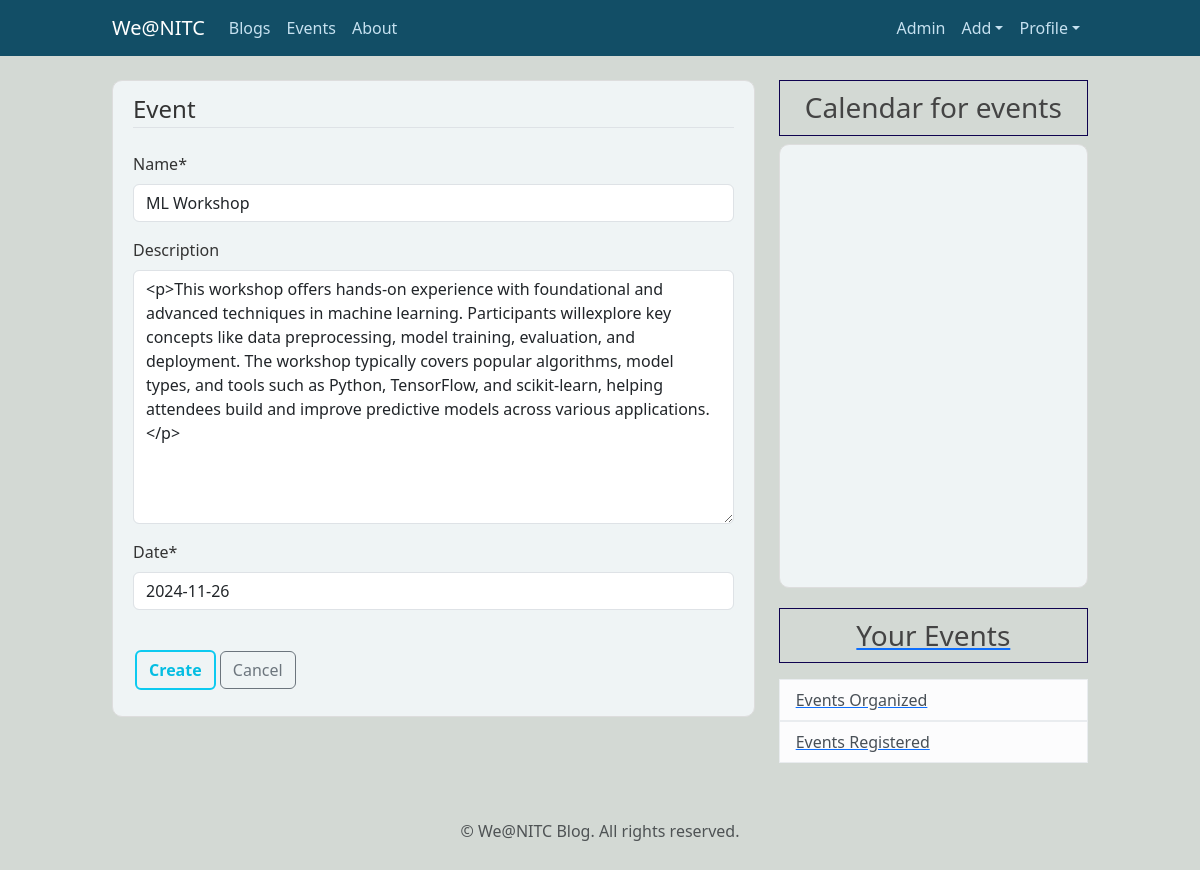
/events/event/3/update (signed in), run on the app's committed database.
### events/models.py (models this page shows, shortened)
class Event(models.Model):
    name = models.CharField(max_length=255)
    description = CKEditor5Field(null = True,blank=True, config_name='extends')
    date = models.DateField()
    organizer = models.ForeignKey(User, on_delete=models.CASCADE, related_name="organized_events")

### events/views.py (the view, shortened to what this page needs)
# urls.py: path('event/<int:pk>/update',views.EventUpdateView.as_view(),name='event-update'),
class EventUpdateView(LoginRequiredMixin,UserPassesTestMixin, UpdateView):
    model = Event
    fields = ['name', 'description','date']
    def test_func(self):
        post= self.get_object() # gets the post we r trying to edit
        if(self.request.user == post.organizer):
            return True
        return False
    def get_context_data(self, **kwargs):
        context = super().get_context_data(**kwargs)
        context['cal'] = "events"
        return context

### events/templates/events/event_form.html (shortened to what this page needs)
{% extends "blog/base.html"%}
{% load crispy_forms_tags %}
{% block content%}
    <div class="content-section">
        <form method="POST">
            <fieldset class="form-group">
                <legend class="border-bottom mb-4">Event</legend>
                {{ form|crispy }}
            </fieldset>
            <div class="form-group">
                <button class="btn btn-outline-info btn-outline-custom mt-4" type="submit">
                    Create
                </button>
                <a class="btn btn-outline-secondary mt-4" href="{% url 'event-list' %}">
                    Cancel
                </a>
            </div>
        </form>
    </div>
{% endblock content %}

### blog/static/blog/main.css (style rules this page uses)
body { background: #fafafa; color: #333333; margin-top: 5rem; }
.content-section,.about_content { background: hsl(190, 23%, 95%); padding: 10px 20px; border: 1px solid #dddddd; border-radius: 10px; margin-bottom: 20px; transition: all 0.3s ease; }
body { background-color: #D3D9D4; }
.btn-outline-custom { color: #04bde2 !important; font-weight:600 !important; margin-left: 2px !important; border-width: 2 !important; }

### data on the page
Event: name "ML Workshop", description "<p>This workshop offers hands-on experience with foundational and advanced techniques in machine learning. Participants willexplore key concepts like data preprocessing, model training, evaluation, and deployment. The workshop typically covers popular algorithms, model types, and tools such as Python, TensorFlow, and scikit-learn, helping attendees build and improve predictive models across various applications.</p>", date "2024-11-26"

### other printed values
{{ cal }} "events"
